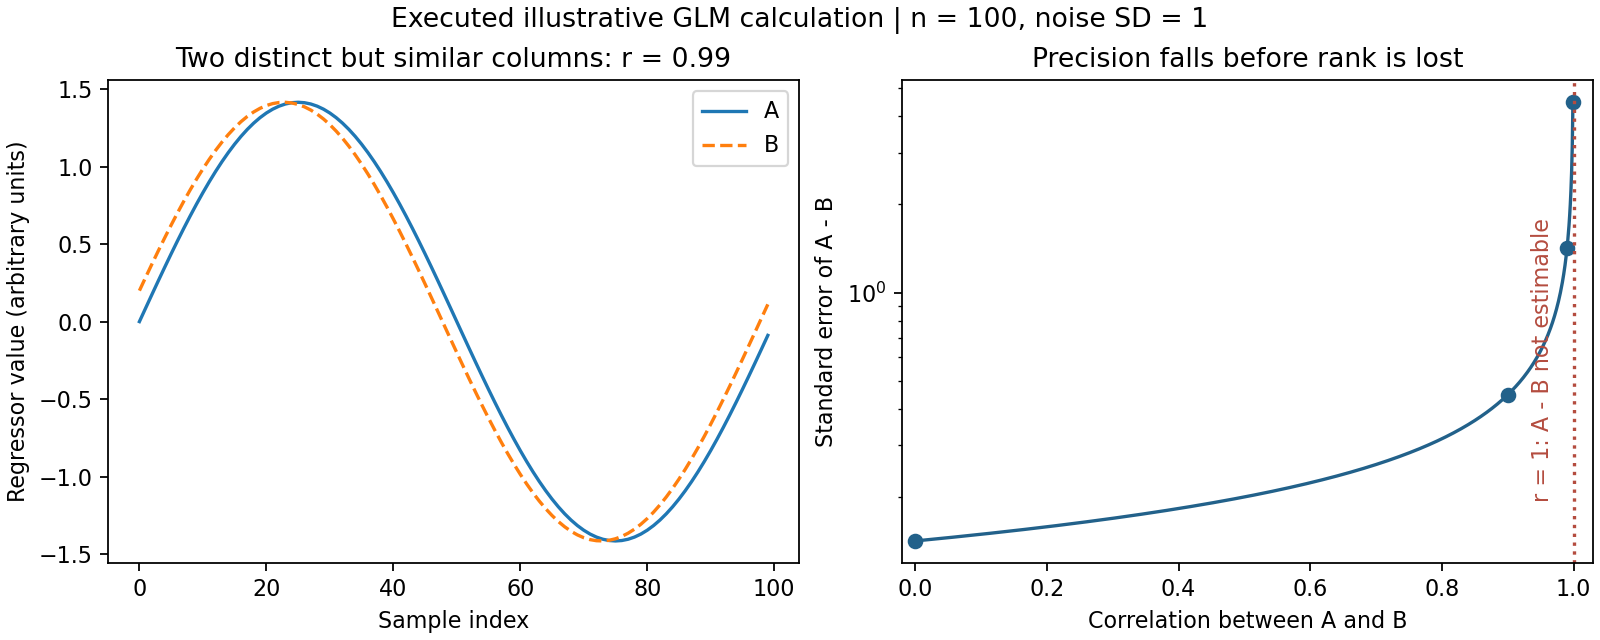

Write Python code to recreate this figure.
import json
from pathlib import Path
import numpy as np
import matplotlib
matplotlib.use('Agg')
import matplotlib.pyplot as plt
out = Path(__file__).resolve().parent
n=100
sigma=1.0
t=np.arange(n)
a=np.sqrt(2)*np.sin(2*np.pi*t/n)
z=np.sqrt(2)*np.cos(2*np.pi*t/n)
c=np.array([1.,-1.,0.])
rhos=np.linspace(0,.999,1000)
variances=[]
for rho in rhos:
    b=rho*a+np.sqrt(1-rho*rho)*z
    X=np.column_stack([a,b,np.ones(n)])
    variances.append(sigma**2*np.sum((c@np.linalg.pinv(X))**2))
assert np.allclose(variances,2*sigma**2/(n*(1-rhos)))
records=[]
for rho in [0,.9,.99,.999,1.]:
    b=rho*a+np.sqrt(1-rho*rho)*z
    X=np.column_stack([a,b,np.ones(n)])
    estimable=bool(np.allclose(c,c@np.linalg.pinv(X)@X))
    records.append({'rho':rho,'rank':int(np.linalg.matrix_rank(X)),'estimable_A_minus_B':estimable,'variance':float(sigma**2*np.sum((c@np.linalg.pinv(X))**2)) if estimable else None,'standard_error':float(np.sqrt(sigma**2*np.sum((c@np.linalg.pinv(X))**2))) if estimable else None})
fig,axs=plt.subplots(1,2,figsize=(10,4),layout='constrained')
rho=.99
axs[0].plot(t,a,label='A')
axs[0].plot(t,rho*a+np.sqrt(1-rho*rho)*z,label='B',linestyle='--')
axs[0].set(xlabel='Sample index',ylabel='Regressor value (arbitrary units)',title='Two distinct but similar columns: r = 0.99')
axs[0].legend()
axs[1].semilogy(rhos,np.sqrt(variances),color='#22618a')
for r in records[:-1]:
    axs[1].scatter(r['rho'],r['standard_error'],color='#22618a')
axs[1].axvline(1,color='#b44c3f',linestyle=':')
axs[1].set(xlabel='Correlation between A and B',ylabel='Standard error of A - B',title='Precision falls before rank is lost',xlim=(-.02,1.03))
axs[1].text(.97,.2,'r = 1: A - B not estimable',rotation=90,ha='right',color='#b44c3f')
fig.suptitle('Executed illustrative GLM calculation | n = 100, noise SD = 1')
fig.savefig(out/'representation.png',dpi=160)
(out/'representation-numbers.json').write_text(json.dumps({'n':n,'sigma':sigma,'grid':{'min':0,'max':.999,'points':1000},'random_seed':None,'computation':'Deterministic linear algebra; no random sampling or time integration','numpy':np.__version__,'matplotlib':matplotlib.__version__,'records':records},indent=2))
print((out/'representation-numbers.json').read_text())
